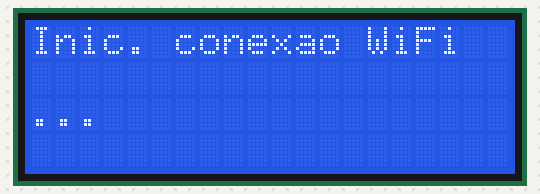
A program run on a simulated ESP32-S3. On the bench: 20×4 character LCD. WiFi joins after 1.5 s; servers stay silent unless stated; uploads are accepted with an empty reply; the local clock reads 2024-03-15 10:24:30 at power-on unless the program sets it.

Above: at 1.1 s.
At 1.7 s:
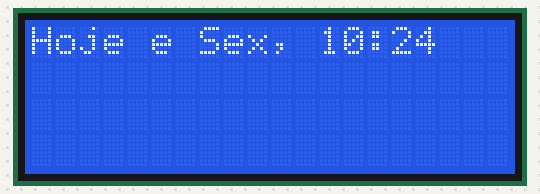
At 2.3 s:
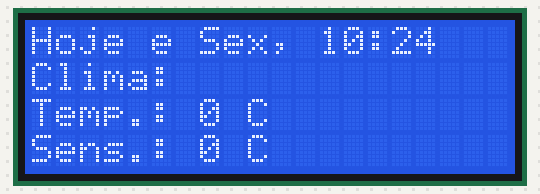
At 90.5 s:
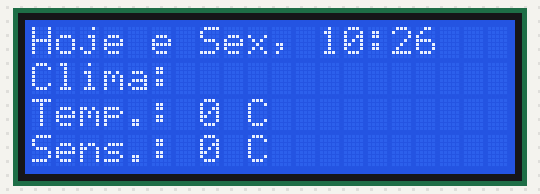

The program:

main.cpp
```cpp
#include <Arduino.h>
#include <WiFi.h>
#include <HTTPClient.h>
#include <time.h>
#include "esp_sntp.h"
#include <LiquidCrystal_I2C.h>

LiquidCrystal_I2C lcd(0x27, 20, 4);

 // intervalo de atualizacao da hora na internet padrao 1*60*60*1000.

const char* nomeRedeWiFi = "SENAI EDUCACIONAL";
const char* senhaRedeWiFi = "info@134";
const String enderecoAPI = "https://wttr.in/Sao+Caetano+do+Sul?m&lang=pt&format=";

String pedirParaApiClima(String codigo);

//==========SERVIDORES NTP===============

const char* NTP1 = "a.st1.ntp.br";
const char* NTP2 = "pool.ntp.org";
const char* FUSO = "<-03>3";
const char* DIAS[] = {"Dom", "Seg", "Ter", "Qua", "Qui", "Sex", "Sab"};

void setup()
{
  lcd.init();
  lcd.backlight();
  //Serial.begin(115200);
  WiFi.begin(nomeRedeWiFi, senhaRedeWiFi);

  lcd.print("Inic. conexao WiFi  ");

  while(WiFi.status() != WL_CONNECTED)
  {
    lcd.print(".");
    delay(500);
  }

  lcd.clear();

  lcd.setCursor(4,0);
  lcd.print(">CONECTADO<");

  sntp_set_sync_interval(60*60*1000);

  //configuracao de fuso e servidores NTPs e inicia a sicronizacao.
  configTzTime(FUSO, NTP1, NTP2);

  struct tm agora;
  lcd.setCursor(0,1);
  lcd.print("Sincronizando hora");
  while(!getLocalTime(&agora)); // o parametro é o endereço da estrutura tipo tm.
  {
    lcd.print(".");
  }
  lcd.clear();

  lcd.setCursor(2,0);
  lcd.print("Hora Sincronizada!");

  lcd.clear();


}

void loop()
{
  struct tm agora;
  if(getLocalTime(&agora))
  {
    lcd.setCursor(0, 0);
    lcd.printf("Hoje e %s, %02d:%02d", DIAS[agora.tm_wday], agora.tm_hour, agora.tm_min);
  }

  String clima;
  int temperatura;
  int sensacaoTermica;
  clima = pedirParaApiClima("%C");
  temperatura = pedirParaApiClima("%t").toInt();
  sensacaoTermica = pedirParaApiClima("%f").toInt();


  lcd.setCursor(0,1);
  lcd.printf("Clima: %s", clima.c_str());
  lcd.setCursor(0,2);
  lcd.printf("Temp.: %d C", temperatura);
  lcd.setCursor(0,3);
  lcd.printf("Sens.: %d C     ", sensacaoTermica);
}

String pedirParaApiClima(String codigo)
{
    HTTPClient http;
    http.begin(enderecoAPI + codigo);

    int codigoHTTP = http.GET(); //retorna o codigo HTTP, ex.: 200 -> OK; ou 404 -> not found.
    String resposta;

    if(codigoHTTP == 200)
    {
        resposta = http.getString(); //retorna o conteudo HTML da pagina.
    }

    else
    {
        lcd.printf("Deu erro. Codigo: %d", codigoHTTP);
    }

    http.end();
    return resposta;
}
```

Measured:
- what the display in image 0 shows lasts 0.6 s, from 1.1 s to 1.7 s
- what the display in image 2 shows lasts 27.9 s, from 2.3 s to 30.2 s
